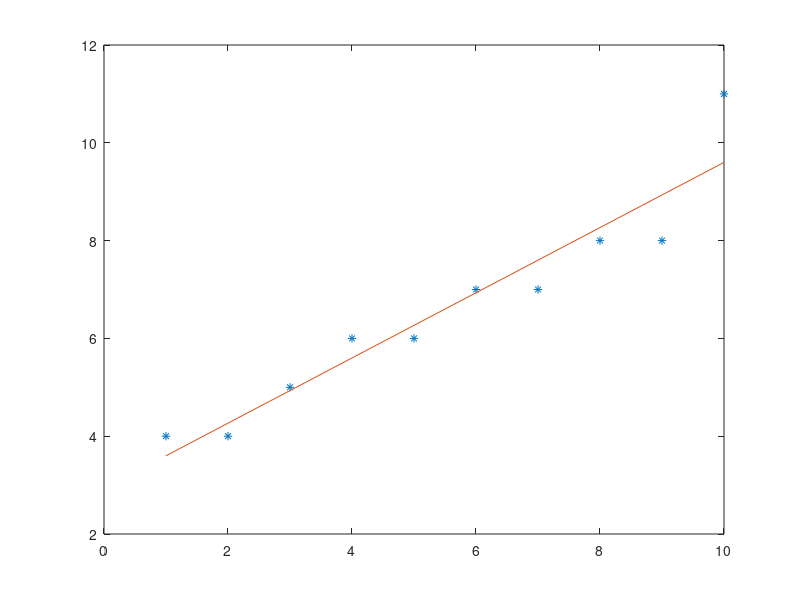

The MATLAB source for this figure:
x = [1 2 3 4 5 6 7 8 9 10];
y = [4 4 5 6 6 7 7 8 8 11];

plot (x,y,'*');
% axis ([0 12 0 12])
hold on;

p = polyfit(x,y,1);
a = p(2);
b = p(1);
ycal = a+b*x;
plot(x,ycal,'-');